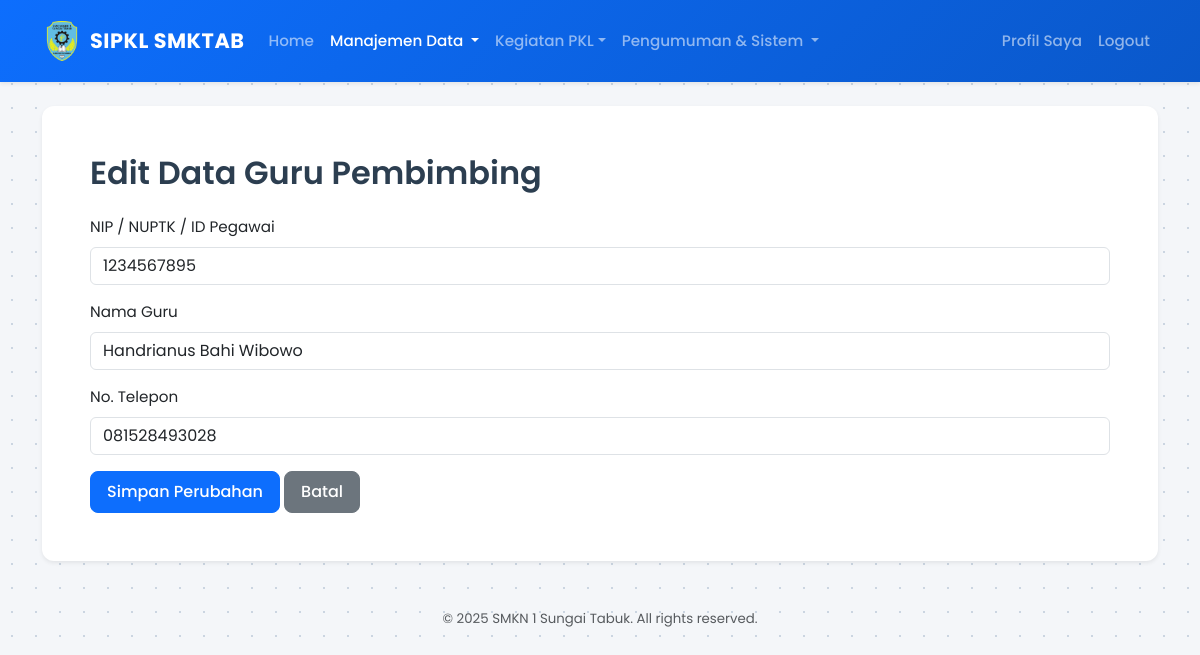
The page /index.php?page=admin/pembimbing_edit&id=3 (signed in) on the database its author committed.
### tables this page shows
CREATE TABLE `pembimbing` (
  `id_pembimbing` int(11) NOT NULL,
  `nip` varchar(30) DEFAULT NULL,
  `nama_guru` varchar(100) NOT NULL,
  `no_telp` varchar(20) DEFAULT NULL
);

### pages/admin/pembimbing_edit.php (the view, shortened to what this page needs)
<?php
$pembimbing = null;
$id_pembimbing = $_GET['id'];
try {
    $sql_get = "SELECT * FROM pembimbing WHERE id_pembimbing = :id";
    $stmt_get = $pdo->prepare($sql_get);
    $stmt_get->bindParam(':id', $id_pembimbing);
    $stmt_get->execute();
    $pembimbing = $stmt_get->fetch(PDO::FETCH_ASSOC);
} catch (PDOException $e) {
    die("Error mengambil data: " . $e->getMessage());
}
?>
<h2 class="mb-4">Edit Data Guru Pembimbing</h2>
<?php if ($pembimbing): ?>
<form action="index.php?page=admin/pembimbing_edit&id=<?php echo $id_pembimbing; ?>" method="POST">
   <div class="mb-3">
        <label for="nip" class="form-label">NIP / NUPTK / ID Pegawai</label>
        <input type="text" class="form-control" id="nip" name="nip"
               value="<?php echo htmlspecialchars($pembimbing['nip']); ?>" required>
    </div>
    <div class="mb-3">
        <label for="nama_guru" class="form-label">Nama Guru</label>
        <input type="text" class="form-control" id="nama_guru" name="nama_guru" value="<?php echo htmlspecialchars($pembimbing['nama_guru']); ?>" required>
    </div>
    <div class="mb-3">
        <label for="no_telp" class="form-label">No. Telepon</label>
        <input type="text" class="form-control" id="no_telp" name="no_telp" value="<?php echo htmlspecialchars($pembimbing['no_telp']); ?>">
    </div>
    <button type="submit" class="btn btn-primary">Simpan Perubahan</button>
    <a href="index.php?page=admin/pembimbing_data" class="btn btn-secondary">Batal</a>
</form>
<?php endif; ?>

### assets/css/style.css (style rules this page uses)
body { font-family: 'Poppins', sans-serif; background-color: #f4f6f9; color: #444; font-size: 0.95rem; }
h1, h2, h3, h4, h5, h6 { font-weight: 600; color: #2c3e50; }
.btn { border-radius: 8px; padding: 8px 16px; font-weight: 500; transition: 0.2s; }
.btn-primary { background-color: #0d6efd; border-color: #0d6efd; }
body { background-color: #f5f7fa; background-image: radial-gradient(#cbd5e1 1.5px, transparent 1.5px); background-size: 24px 24px; min-height: 100vh; margin: 0; }

### rows shown on the page
pembimbing: nip "1234567895", nama_guru "Handrianus Bahi Wibowo", no_telp "081528493028"
